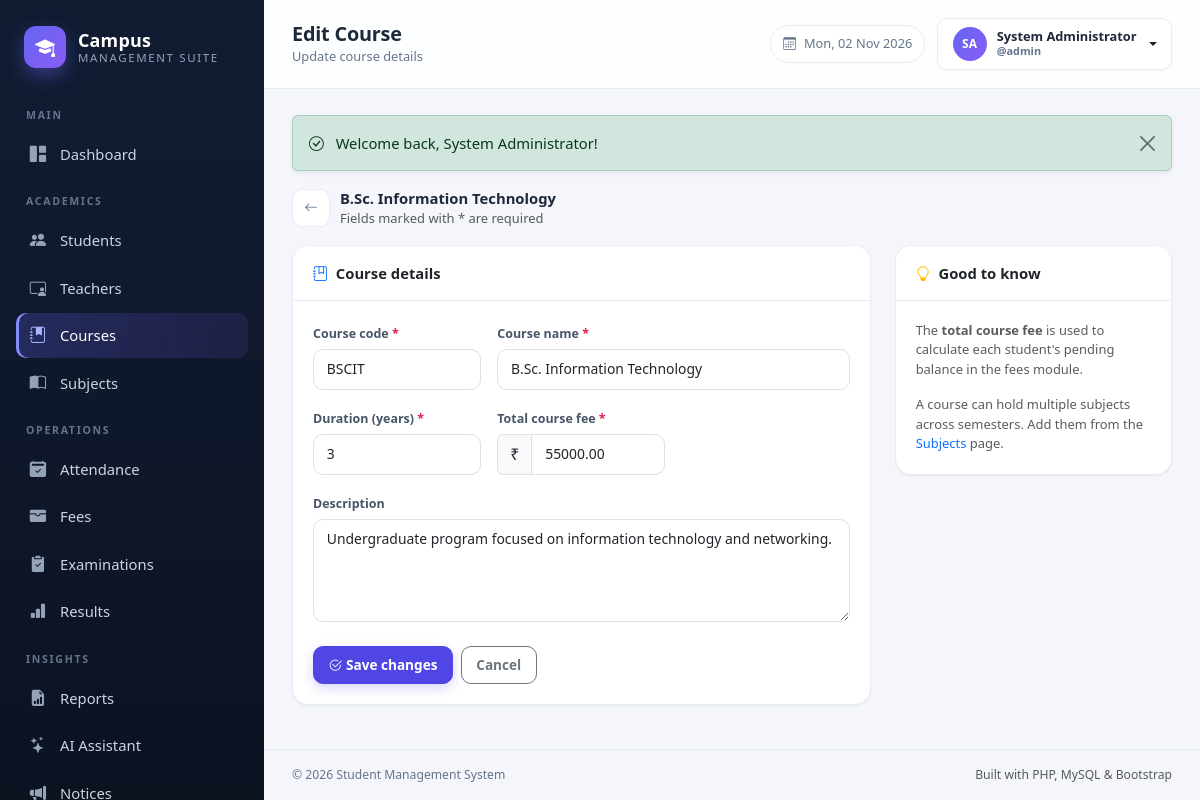
Page /admin/courses/edit.php?id=2 (signed in) on the committed database.
### tables this page shows
CREATE TABLE courses (
    id INT UNSIGNED AUTO_INCREMENT PRIMARY KEY,
    code VARCHAR(20) NOT NULL UNIQUE,
    name VARCHAR(120) NOT NULL,
    duration_years TINYINT UNSIGNED NOT NULL DEFAULT 3,
    total_fee DECIMAL(10,2) NOT NULL DEFAULT 0,
    description TEXT DEFAULT NULL,
    created_at TIMESTAMP DEFAULT CURRENT_TIMESTAMP
);

### admin/courses/edit.php (called while the page is built, shortened)
<?php
$id = query_int('id') ?: post_int('id');
$stmt = db()->prepare('SELECT * FROM courses WHERE id = ?');
$stmt->execute([$id]);
$existing = $stmt->fetch();
$course = $existing;
$formAction = url('admin/courses/edit.php');
$isEdit     = true;
require __DIR__ . '/_form.php';

### includes/functions.php (called while the page is built, shortened)
<?php
function e($value): string
{
    return htmlspecialchars((string) $value, ENT_QUOTES | ENT_SUBSTITUTE, 'UTF-8');
}
function url(string $path = ''): string
{
    return BASE_URL . '/' . ltrim($path, '/');
}

### config/database.php (called while the page is built, shortened)
<?php
function db(): PDO
{
    static $pdo = null;
    $dsn = 'mysql:host=' . DB_HOST . ';dbname=' . DB_NAME . ';charset=' . DB_CHARSET;
    try {
        $pdo = new PDO($dsn, DB_USER, DB_PASS, [
            PDO::ATTR_ERRMODE            => PDO::ERRMODE_EXCEPTION,
            PDO::ATTR_DEFAULT_FETCH_MODE => PDO::FETCH_ASSOC,
            PDO::ATTR_EMULATE_PREPARES   => false,
        ]);
    } catch (PDOException $e) {
        http_response_code(500);
        $message = APP_DEBUG ? $e->getMessage() : 'Unable to connect to the database.';
        echo '<!DOCTYPE html><html><head><meta charset="utf-8"><title>Database Error</title>'
            . '<link href="https://cdn.jsdelivr.net/npm/bootstrap@5.3.3/dist/css/bootstrap.min.css" rel="stylesheet"></head>'
            . '<body class="bg-light"><div class="container py-5"><div class="alert alert-danger shadow-sm">'
            . '<h4 class="alert-heading">Database connection failed</h4>'
            . '<p class="mb-2">' . htmlspecialchars($message) . '</p>'
            . '<hr><p class="mb-0 small">Make sure MySQL is running in XAMPP and that '
            . '<code>database/student_management.sql</code> has been imported.</p>'
            . '</div></div></body></html>';
        exit;
    }
    return $pdo;
}

### admin/courses/_form.php (the view, shortened to what this page needs)
<?php
require dirname(__DIR__, 2) . '/includes/header.php';
?>
<div class="toolbar">
    <a class="btn btn-icon" href="<?= e(url('admin/courses/index.php')) ?>" title="Back"><i class="bi bi-arrow-left"></i></a>
    <div>
        <div class="fw-semibold"><?= $isEdit ? e($course['name']) : 'New course' ?></div>
        <div class="text-muted small">Fields marked with * are required</div>
    </div>
</div>
<div class="row g-4">
    <div class="col-lg-8">
        <div class="card">
            <div class="card-header"><i class="bi bi-journal-bookmark me-2 text-primary"></i>Course details</div>
            <div class="card-body">
                <form method="post" action="<?= e($formAction) ?>" novalidate>
                    <div class="row g-3">
                        <div class="col-md-4">
                            <label class="form-label required">Course code</label>
                            <input class="form-control" name="code" value="<?= e($course['code']) ?>" placeholder="e.g. BCA" required>
                        </div>
                        <div class="col-md-8">
                            <label class="form-label required">Course name</label>
                            <input class="form-control" name="name" value="<?= e($course['name']) ?>" placeholder="e.g. Bachelor of Computer Applications" required>
                        </div>
                        <div class="col-md-4">
                            <label class="form-label required">Duration (years)</label>
                            <input class="form-control" type="number" name="duration_years" min="1" max="6"
                                   value="<?= (int) $course['duration_years'] ?>" required>
                        </div>
                        <div class="col-md-4">
                            <label class="form-label required">Total course fee</label>
                            <div class="input-group">
                                <span class="input-group-text"><?= e(CURRENCY) ?></span>
                                <input class="form-control" type="number" name="total_fee" min="0" step="0.01"
                                       value="<?= e(number_format((float) $course['total_fee'], 2, '.', '')) ?>" required>
                            </div>
                        </div>
                        <div class="col-12">
                            <label class="form-label">Description</label>
                            <textarea class="form-control" name="description" rows="4"><?= e($course['description']) ?></textarea>
                        </div>
                    </div>
                    <div class="d-flex gap-2 mt-4">
                        <button class="btn btn-primary" type="submit">
                            <i class="bi bi-check2-circle me-1"></i><?= $isEdit ? 'Save changes' : 'Create course' ?>
                        </button>
                        <a class="btn btn-outline-secondary" href="<?= e(url('admin/courses/index.php')) ?>">Cancel</a>
                    </div>
                </form>
            </div>
        </div>
    </div>
    <div class="col-lg-4">
        <div class="card">
            <div class="card-header"><i class="bi bi-lightbulb me-2 text-warning"></i>Good to know</div>
            <div class="card-body text-muted small">
                <p>The <strong>total course fee</strong> is used to calculate each student's pending balance in the fees module.</p>
                <p class="mb-0">A course can hold multiple subjects across semesters. Add them from the
                    <a href="<?= e(url('admin/courses/subjects.php')) ?>">Subjects</a> page.</p>
            </div>
        </div>
    </div>
</div>
<?php require dirname(__DIR__, 2) . '/includes/footer.php'; ?>

### assets/css/style.css (style rules this page uses)
:root { --brand: #4f46e5; --brand-dark: #4338ca; --brand-soft: #eef2ff; --sidebar-bg: #0f172a; --sidebar-muted: #94a3b8; --body-bg: #f4f6fb; --surface: #ffffff; --text: #1e293b; --muted: #64748b; --line: #e8edf5; --radius: 16px; --shadow-sm: 0 1px 2px rgba(15, 23, 42, .06); --shadow: 0 10px 30px rgba(15, 23, 42, .07); --sidebar-w: 264px; }
* { box-sizing: border-box; }
body { margin: 0; background: var(--body-bg); color: var(--text); font-family: "Segoe UI", system-ui, -apple-system, "Helvetica Neue", Arial, sans-serif; font-size: .925rem; -webkit-font-smoothing: antialiased; }
a { text-decoration: none; }
.card { border: 1px solid var(--line); border-radius: var(--radius); box-shadow: var(--shadow-sm); }
.card-header { background: #fff; border-bottom: 1px solid var(--line); border-radius: var(--radius) var(--radius) 0 0 !important; padding: 16px 20px; font-weight: 600; }
.card-body { padding: 20px; }
.btn { border-radius: 10px; font-weight: 600; font-size: .85rem; padding: .5rem .9rem; }
.btn-primary { background: var(--brand); border-color: var(--brand); box-shadow: 0 4px 12px rgba(79, 70, 229, .22); }
.btn-icon { width: 38px; height: 38px; display: inline-grid; place-items: center; padding: 0; background: #fff; border: 1px solid var(--line); color: var(--muted); }
.form-label { font-size: .78rem; font-weight: 600; color: #475569; margin-bottom: .35rem; }
.form-control, .form-select { border-radius: 10px; border-color: #dbe2ee; padding: .55rem .8rem; font-size: .87rem; }
.required::after { content: " *"; color: #e11d48; }
.toolbar { display: flex; flex-wrap: wrap; gap: 10px; align-items: center; margin-bottom: 16px; }

### rows in the picture
courses: name "B.Sc. Information Technology", code "BSCIT", duration_years "3", total_fee "55000.00", description "Undergraduate program focused on information technology and networking."

### other values in the picture
$group "MAIN"
$item['label'] "Dashboard"
$group "ACADEMICS"
$item['label'] "Students"
$item['label'] "Teachers"
$item['label'] "Courses"
$item['label'] "Subjects"
$group "OPERATIONS"
$item['label'] "Attendance"
$item['label'] "Fees"
$item['label'] "Examinations"
$item['label'] "Results"
$group "INSIGHTS"
$item['label'] "Reports"
$item['label'] "AI Assistant"
